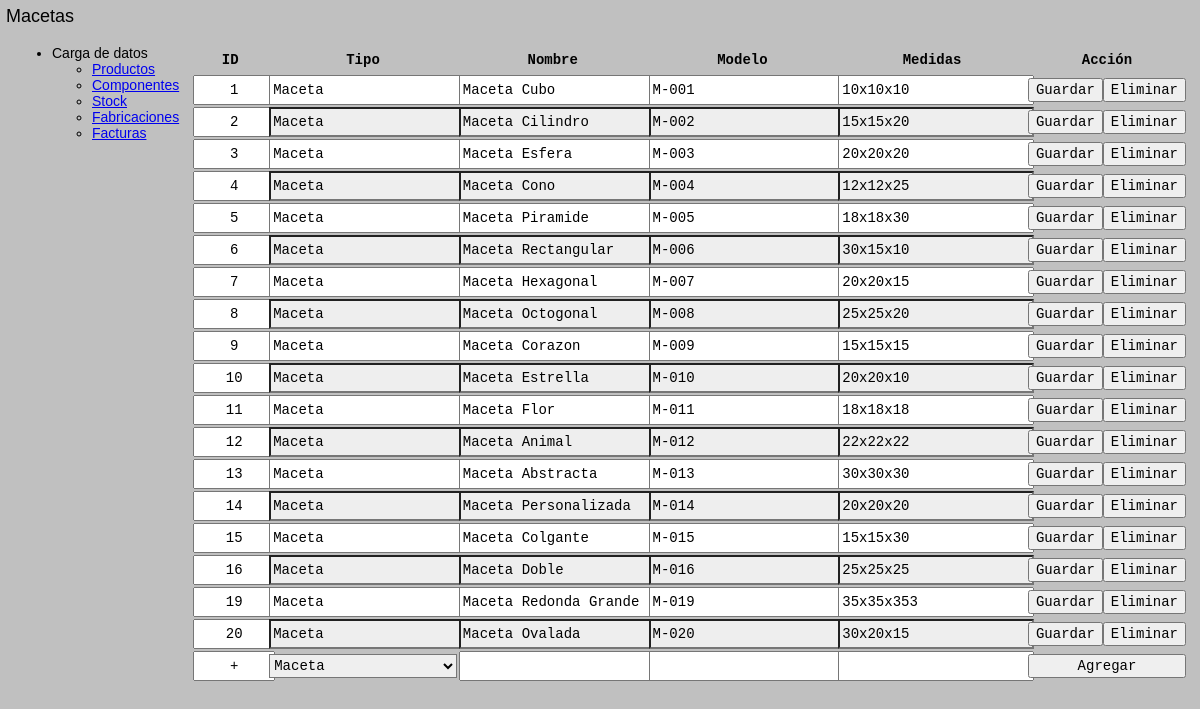
The app's page /productos/, older data.
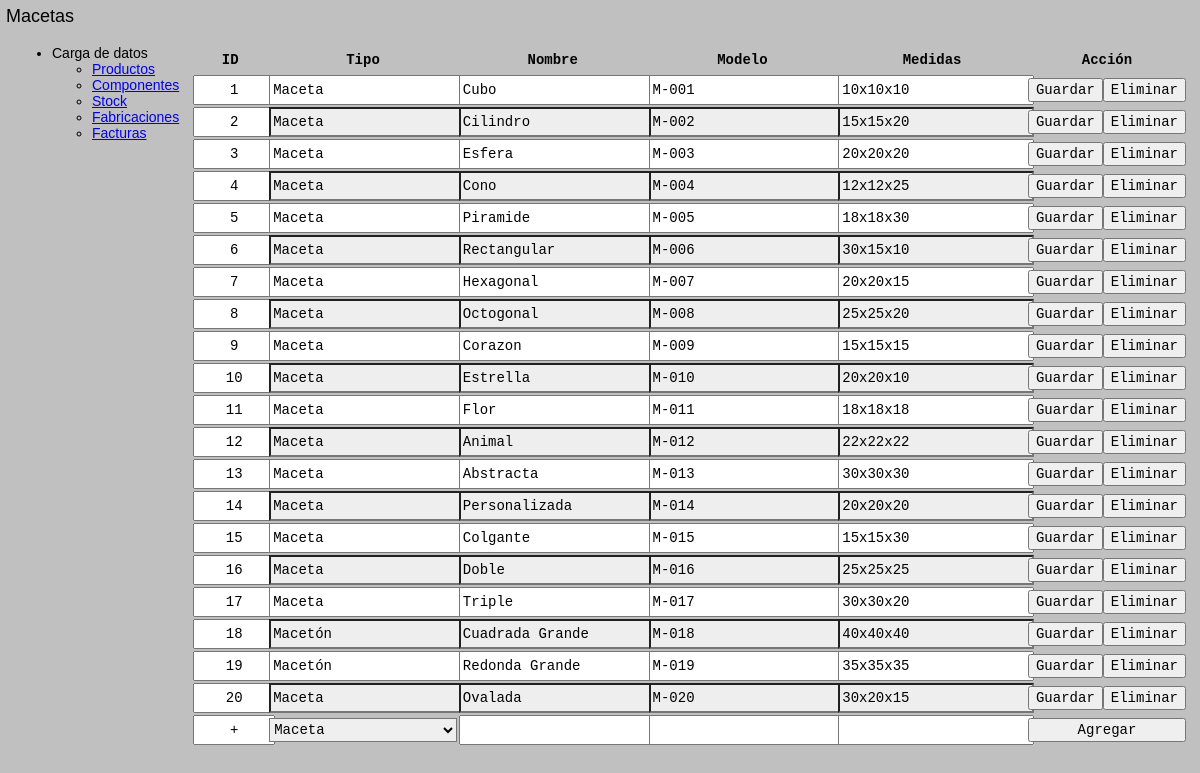
The same page, newer data.
### tables this page shows
CREATE TABLE productos (
    id INTEGER PRIMARY KEY AUTOINCREMENT,
    tipo TEXT NOT NULL,
    nombre TEXT NOT NULL,
    modelo TEXT NOT NULL,
    medidas TEXT NOT NULL,
    habilitado INTEGER NOT NULL DEFAULT 1
);

### app.py (the view)
@APP.route('/productos/', methods=['GET'])
def Productos_Consultar():
    return render_template('/productos.html')

### app.py (called while the page is built)
def Get_DB():
    DB = getattr(g, '_database', None)
    if DB is None:
        DB = g._database = sqlite3.connect(DATABASE)
    return DB

@APP.teardown_appcontext
def Close_DB(exception):
    DB = getattr(g, '_database', None)
    if DB is not None:
        DB.close()

@APP.context_processor
def Inyectar_Productos():
    Productos = fun.Productos(Get_DB())
    return dict(
        productosLista = Productos.Consultar(),
        productosTipos = Productos.Consultar_Tipos()
    )

### funciones.py (called while the page is built)
    def Consultar(self):
        return self.DB.execute('SELECT * FROM productos WHERE habilitado != 0').fetchall()

    def Consultar_Tipos(self):
        self.DB.row_factory = lambda cursor, row: row[0]
        return self.DB.execute('SELECT DISTINCT tipo FROM productos WHERE habilitado != 0').fetchall()

### templates/productos.html (shortened to what this page needs)
<!DOCTYPE html>
<html lang='en'>
<head>
    <link rel="stylesheet" href="https://unpkg.com/98.css">
    <link rel='stylesheet' href='{{url_for('static', filename='styles.css')}}'>
</head>
<body>
    <div class="window">
        {% include 'header.html' %}
        <div class="window-body" id="container">
            <div id="aside">
                {% include 'nav.html' %}
            </div>
            <div id="main">
                {% if productosLista %}
                    <div class="sunken-panel">
                        <table class="interactive">
                            <thead>
                                <th class="primerColumna">ID</th>
                                <th>Tipo</th>
                                <th>Nombre</th>
                                <th>Modelo</th>
                                <th>Medidas</th>
                                <th class="ultimaColumna">Acción</th>
                            </thead>
                            {% for producto in productosLista %}
                                <tr>
                                    <form action="/productos/modificar" method="post">
                                        <td class="primerColumna">
                                            <input type="text" name="id_modificar" value="{{producto[0]}}" readonly required>
                                        </td>
                                        <td>
                                            <input type="text" name="tipo_modificar" value="{{producto[1]}}" required>
                                        </td>
                                        <td>
                                            <input type="text" name="nombre_modificar" value="{{producto[2]}}" required>
                                        </td>
                                        <td>
                                            <input type="text" name="modelo_modificar" value="{{producto[3]}}" required>
                                        </td>
                                        <td>
                                            <input type="text" name="medidas_modificar" value="{{producto[4]}}" required>
                                        </td>
                                        <td class="ultimaColumna">
                                            <div>
                                                <input type="submit" value="Guardar">
                                                <form method="post">
                                                    <input type="submit" formaction="/productos/eliminar" value="Eliminar">
                                                </form>
                                            </div>
                                        </td>
                                    </form>
                                </tr>
                            {% endfor %}
                            <tr>
                                <form action="/productos/agregar" method="post">
                                    <td class="primerColumna">
                                        <input type="text" name="id_modificar" value="+" readonly required>
                                    </td>
                                    <td>
                                        <select name="tipo_agregar" id="tipo_agregar">
                                            {% for tipo in productosTipos %}
                                            <option value="{{tipo}}">{{tipo}}</option>
                                            {% endfor %}
                                        </select>
                                    </td>
                                    <td>
                                        <input type="text" name="nombre_agregar" required>
                                    </td>
                                    <td>
                                        <input type="text" name="modelo_agregar" required>
                                    </td>
                                    <td>
                                        <input type="text" name="medidas_agregar" required>
                                    </td>
                                    <td colspan="2">
                                        <input type="submit" value="Agregar">
                                    </td>
                                </form>
                            </tr>
                        </table>
                    </div>
                {% endif %}
            </div>
        </div>
    </div>
</body>
</html>

### templates/header.html
<div class="title-bar">
    <div class="title-bar-text">
        <a href="/" style="text-decoration: inherit; color: inherit; font-size: 1.5rem;">Macetas</a>
    </div>
</div>

### templates/nav.html
<ul class="tree-view" id="nav">
    <li>
        Carga de datos
        <ul>
            <li><a href="/productos/">Productos</a></li>
            <li><a href="/componentes/">Componentes</a></li>
            <li><a href="/stock/">Stock</a></li>
            <li><a href="/fabricaciones/">Fabricaciones</a></li>
            <li><a href="/facturas/">Facturas</a></li>
        </ul>
    </li>
</ul>

### static/styles.css (style rules this page uses)
* { margin: 0; font-family: sans-serif; font-size: 14px; }
:root { font-size: 12px; }
html { background: silver; }
.window { min-height: 100dvh; padding: 0; min-width: fit-content; }
.window-body { margin: 1rem; }
.title-bar { padding: 0.5rem; }
#container { display: grid; grid-template-areas: 'aside main'; grid-template-columns: 1fr 9fr; column-gap: 1rem; row-gap: 1rem; height: 100%; }
#aside { grid-area: aside; display: flex; flex-direction: column; row-gap: 1rem; }
#main { grid-area: main; }
table.interactive { width: 100%; min-width: 720px; }
table.interactive * { font-family: monospace; font-size: 14px; }
table.interactive th { height: 2rem; }
table.interactive tr td { padding: 0; }
table.interactive .primerColumna { width: 6rem; text-align: center; }
table.interactive tr:nth-child(even) input:read-write { background: #EEE; }
table.interactive .primerColumna input { text-align: center; }
table.interactive .ultimaColumna { width: 12rem; }
table.interactive .ultimaColumna div { display: flex; width: 100%; }
table.interactive input { width: 100%; height: 2rem; }
table.interactive select { width: 100%; height: 2rem; background-position: center right 2px; background-size: 1.5rem; }

Row changes from the older to the newer data that the page shows:
changed productos id 1: nombre_modificar "Maceta Cubo" → "Cubo"
changed productos id 2: nombre_modificar "Maceta Cilindro" → "Cilindro"
changed productos id 3: nombre_modificar "Maceta Esfera" → "Esfera"
changed productos id 4: nombre_modificar "Maceta Cono" → "Cono"
changed productos id 5: nombre_modificar "Maceta Piramide" → "Piramide"
changed productos id 6: nombre_modificar "Maceta Rectangular" → "Rectangular"
changed productos id 7: nombre_modificar "Maceta Hexagonal" → "Hexagonal"
changed productos id 8: nombre_modificar "Maceta Octogonal" → "Octogonal"
changed productos id 9: nombre_modificar "Maceta Corazon" → "Corazon"
changed productos id 10: nombre_modificar "Maceta Estrella" → "Estrella"
changed productos id 11: nombre_modificar "Maceta Flor" → "Flor"
changed productos id 12: nombre_modificar "Maceta Animal" → "Animal"
changed productos id 13: nombre_modificar "Maceta Abstracta" → "Abstracta"
changed productos id 14: nombre_modificar "Maceta Personalizada" → "Personalizada"
changed productos id 15: nombre_modificar "Maceta Colgante" → "Colgante"
changed productos id 16: nombre_modificar "Maceta Doble" → "Doble"
now on this page (row edited): productos: id_modificar "17", tipo_modificar "Maceta", nombre_modificar "Triple", modelo_modificar "M-017", medidas_modificar "30x30x20"
now on this page (row edited): productos: id_modificar "18", tipo_modificar "Macetón", nombre_modificar "Cuadrada Grande", modelo_modificar "M-018", medidas_modificar "40x40x40"
changed productos id 19: tipo_modificar "Maceta" → "Macetón"; nombre_modificar "Maceta Redonda Grande" → "Redonda Grande"; medidas_modificar "35x35x353" → "35x35x35"
changed productos id 20: nombre_modificar "Maceta Ovalada" → "Ovalada"
